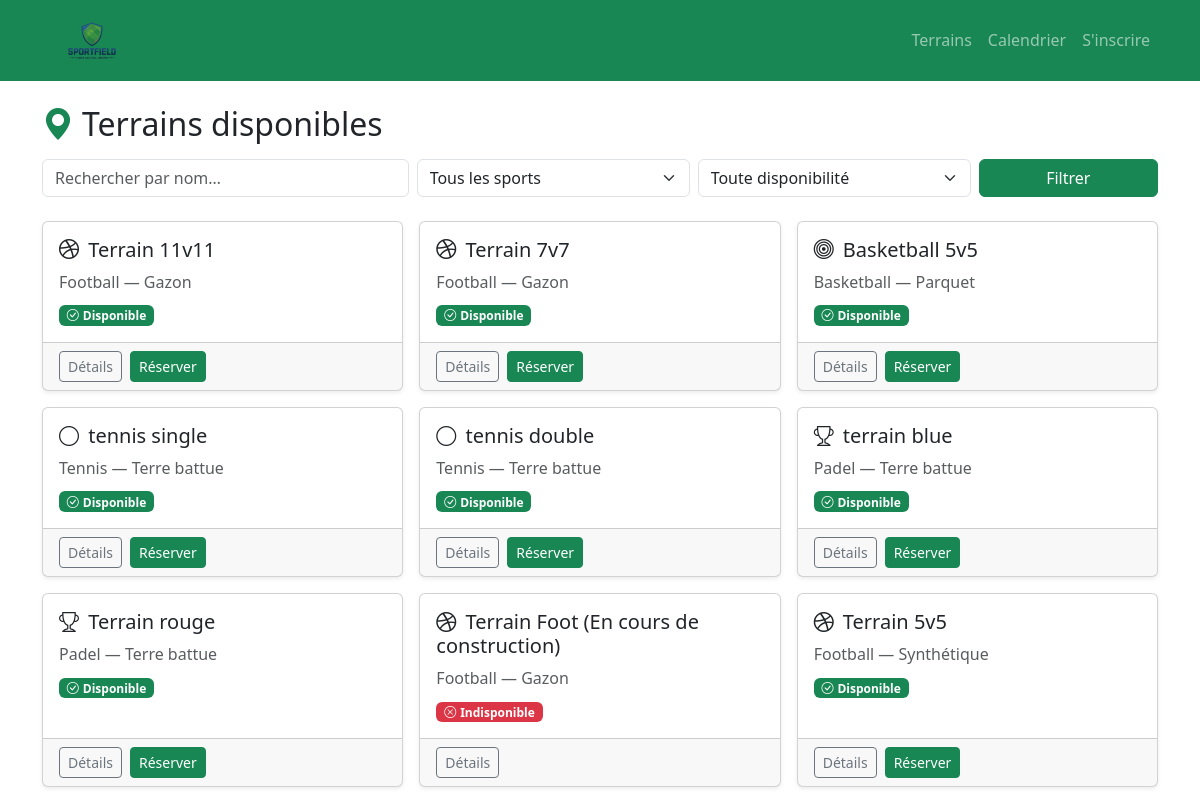
The app's page /terrain with its own data.
### reservations/models.py (models this page shows, shortened)
class Terrain(models.Model):
    TYPE_CHOICES = [
        ('gazon', 'Gazon'),
        ('synthetique', 'Synthétique'),
        ('parquet', 'Parquet'),
        ('terre', 'Terre battue'),
    ]
    nom = models.CharField(max_length=150)
    type_surface = models.CharField(max_length=20, choices=TYPE_CHOICES)
    type_sport = models.ForeignKey(Sport, on_delete=models.PROTECT, related_name='terrains')
    disponibilite = models.BooleanField(default=True)

class Sport(models.Model):
    nom_sport = models.CharField(max_length=100)
    capacite_max = models.IntegerField()
    def __str__(self):
        return self.nom_sport

### reservations/views.py (the view)
# urls.py: path('terrain',views.terrain_list,name='terrain_list'),
def terrain_list(request):
    terrains = Terrain.objects.select_related('type_sport').all()
    sports   = Sport.objects.all()
    q     = request.GET.get('q', '')
    sport = request.GET.get('sport', '')
    dispo = request.GET.get('dispo', '')
    if q:
        terrains = terrains.filter(nom__icontains=q)
    if sport:
        terrains = terrains.filter(type_sport__id=sport)
    if dispo in ('true', 'false'):
        terrains = terrains.filter(disponibilite=(dispo == 'true'))
    return render(request, 'reservations/terrain_list.html', {
        'terrains': terrains,
        'sports':   sports,
        'q':        q,
        'sport':    sport,
        'dispo':    dispo,
    })

### reservations/templates/reservations/terrain_list.html (shortened to what this page needs)
{% extends 'reservations/base.html' %}
{% block content %}
<h2 class="mb-3"><i class="bi bi-geo-alt-fill me-2 text-success"></i>Terrains disponibles</h2>
<form method="get" class="row g-2 mb-4">
  <div class="col-md-4">
    <input name="q" class="form-control" placeholder="Rechercher par nom…" value="{{ q }}">
  </div>
  <div class="col-md-3">
    <select name="sport" class="form-select">
      <option value="">Tous les sports</option>
    </select>
  </div>
  <div class="col-md-3">
    <select name="dispo" class="form-select">
      <option value="">Toute disponibilité</option>
    </select>
  </div>
  <div class="col-md-2">
    <button class="btn btn-success w-100">Filtrer</button>
  </div>
</form>
<div class="row g-3">
{% for t in terrains %}
  <div class="col-md-4">
    <div class="card h-100 shadow-sm">
      <div class="card-body">
        <h5 class="card-title">
          {% if t.type_sport.nom_sport == "Football" %}<i class="bi bi-dribbble me-1"></i>
          {% elif t.type_sport.nom_sport == "Tennis" %}<i class="bi bi-circle me-1"></i>
          {% elif t.type_sport.nom_sport == "Basketball" %}<i class="bi bi-bullseye me-1"></i>
          {% else %}<i class="bi bi-trophy me-1"></i>{% endif %}
          {{ t.nom }}
        </h5>
        <p class="card-text text-muted mb-2">{{ t.type_sport }} — {{ t.get_type_surface_display }}</p>
        {% if t.disponibilite %}
          <span class="badge bg-success"><i class="bi bi-check-circle me-1"></i>Disponible</span>
        {% else %}
          <span class="badge bg-danger"><i class="bi bi-x-circle me-1"></i>Indisponible</span>
        {% endif %}
      </div>
      <div class="card-footer d-flex gap-2">
        <a href="{% url 'terrain_detail' t.pk %}" class="btn btn-outline-secondary btn-sm">Détails</a>
        {% if t.disponibilite %}
          <a href="{% url 'reserver' t.pk %}" class="btn btn-success btn-sm">Réserver</a>
        {% endif %}
      </div>
    </div>
  </div>
{% empty %}
  <p class="text-muted">Aucun terrain trouvé.</p>
{% endfor %}
</div>
{% endblock %}

### records on screen
Terrain: nom "Terrain 11v11", type_sport "Football", type_surface "Gazon", disponibilite True (drawn)
Terrain: nom "Terrain 7v7", type_sport "Football", type_surface "Gazon", disponibilite True (drawn)
Terrain: nom "Basketball 5v5", type_sport "Basketball", type_surface "Parquet", disponibilite True (drawn)
Terrain: nom "tennis single", type_sport "Tennis", type_surface "Terre battue", disponibilite True (drawn)
Terrain: nom "tennis double", type_sport "Tennis", type_surface "Terre battue", disponibilite True (drawn)
Terrain: nom "terrain blue", type_sport "Padel", type_surface "Terre battue", disponibilite True (drawn)
Terrain: nom "Terrain rouge", type_sport "Padel", type_surface "Terre battue", disponibilite True (drawn)
Terrain: nom "Terrain Foot (En cours de construction)", type_sport "Football", type_surface "Gazon", disponibilite False (drawn)
Terrain: nom "Terrain 5v5", type_sport "Football", type_surface "Synthétique", disponibilite True (drawn)
